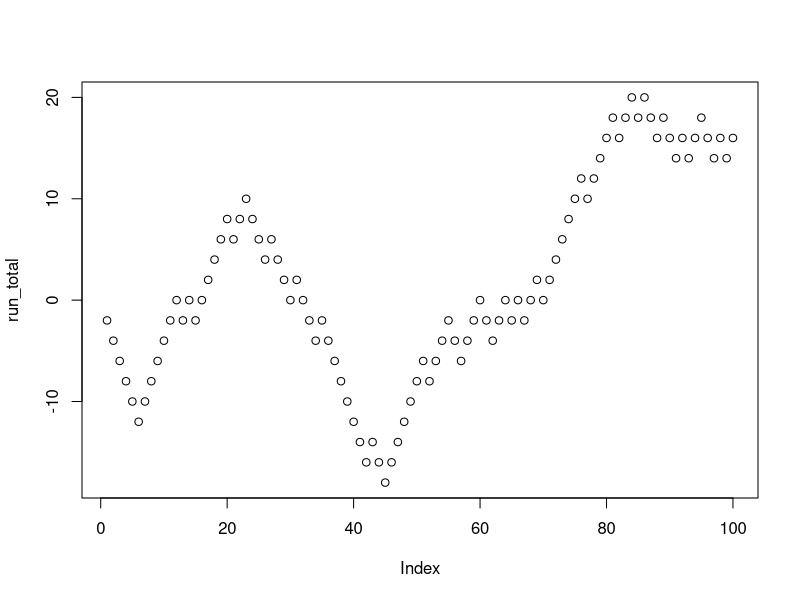

Reproduce this figure in R.
# Amy and Jane are gambling against one another. A fair coin is tossed repeatedly.
# Each time a head comes up, Amy wins two euros from Jane, and each a tail comes
# up, Amy loses 2 euros to Jane. Use R to simulate this game 100 times.
# Estimate:
# a) the number of times that Amy is ahead in these 100-coin tosses
# b) how much Amy won or lost

toss <- sample(c(2, -2), 100, replace=T)
run_total <- 0
run_total[1] <- toss[1]
run_total
for(i in 2:100)
  run_total[i] = run_total[i-1] + toss[i]
plot(run_total)

# a)
run_total[run_total > 0]
length(run_total[run_total > 0])/100

# b)
sum(toss)
# OR
run_total[100]
